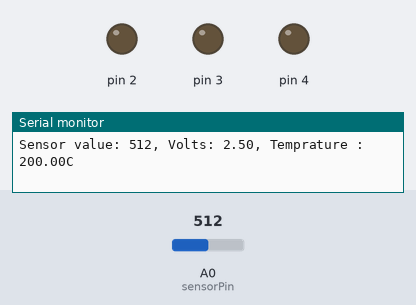
Bench run of a sketch on a simulated Arduino Uno, built with avr-gcc and run on an emulated ATmega328P. Shown: output pins drawn as LEDs (lit = HIGH), the last lines printed to the serial monitor. The test bench sets the inputs (shaded band); at power-on: A0 (sensorPin) = 512.

Above: at 6.2 s.
6.3 s: A0 (sensorPin) set to 513
At 7.2 s:
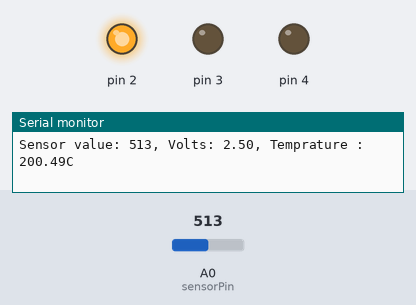
7.9 s: A0 (sensorPin) set to 1023
At 8.4 s:
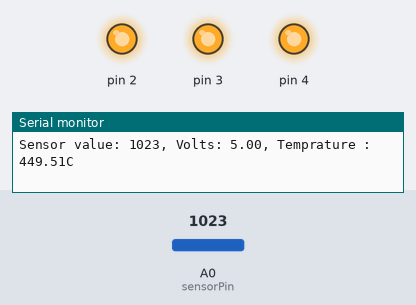
9.5 s: A0 (sensorPin) set to 511
At 10.9 s:
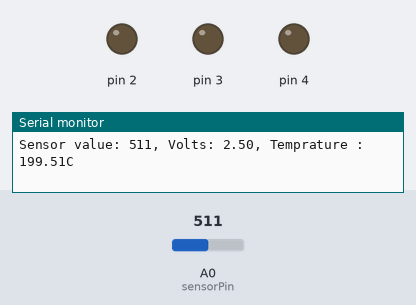
12.5 s: A0 (sensorPin) set to 716
At 13.2 s:
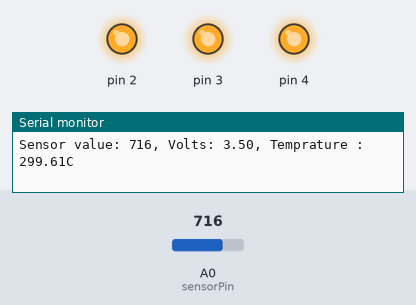
Timing chart, 0 to 15.5 s (numbered marks = the images above; inputs shaded):
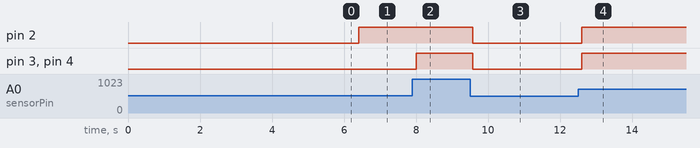

The sketch:

tempMeter.ino
```cpp
const int sensorPin = A0;

int sensorValue = 0;         // the sensor value
int sensorMax = 0;           // maximum sensor value
float baseLine = 0.0;        // temperature baseline

void setup() {
  Serial.begin(9600);
  Serial.print("Establishing baseline temperature value.\n");

  for (int pin = 2; pin<=4; pin++){
    pinMode(pin,OUTPUT);
    digitalWrite(pin, LOW);
  }

  /* record the maximum sensor value
     during the first five seconds */
  while (millis() < 5000) {
    sensorValue = analogRead(sensorPin);
    if (sensorValue > sensorMax) {
      sensorMax = sensorValue;
    }
  }

  // sets baseline temperature
  float voltage = (sensorValue/1024.0)*5.0;
  baseLine = (voltage - .5)*100;
  Serial.print("Baseline temperature set to ");
  Serial.print(baseLine);
  Serial.print("C\n\n");
}

void loop() {
  sensorValue = analogRead(sensorPin);
  Serial.print("Sensor value: ");
  Serial.print(sensorValue);

  float voltage = (sensorValue/1024.0)*5.0;
  Serial.print(", Volts: ");
  Serial.print(voltage);

  float temperature = (voltage - .5)*100;
  Serial.print(", Temprature : ");
  Serial.print(temperature);
  Serial.print("C\n");

  if (temperature <= baseLine){
    digitalWrite(2, LOW);
    digitalWrite(3, LOW);
    digitalWrite(4, LOW);
  }else if (temperature < baseLine+3){
    digitalWrite(2, HIGH);
    digitalWrite(3, LOW);
    digitalWrite(4, LOW);
  }else if (temperature < baseLine+6){
    digitalWrite(2, HIGH);
    digitalWrite(3, HIGH);
    digitalWrite(4, LOW);
  }else {
    digitalWrite(2, HIGH);
    digitalWrite(3, HIGH);
    digitalWrite(4, HIGH);
  }
  delay(1);

}
```

Measured:
- the behaviour switches between 512 and 513 on A0 (sensorPin) (found by bisection; images 0 and 1)
- after the input at 6.3 s, pin 2: LOW → HIGH after 0.10 s
- after the input at 7.9 s, pin 3, pin 4: LOW → HIGH after 0.10 s
- after the input at 9.5 s, pin 2–4: HIGH → LOW after 0.08 s
- after the input at 12.5 s, pin 2–4: LOW → HIGH after 0.11 s
